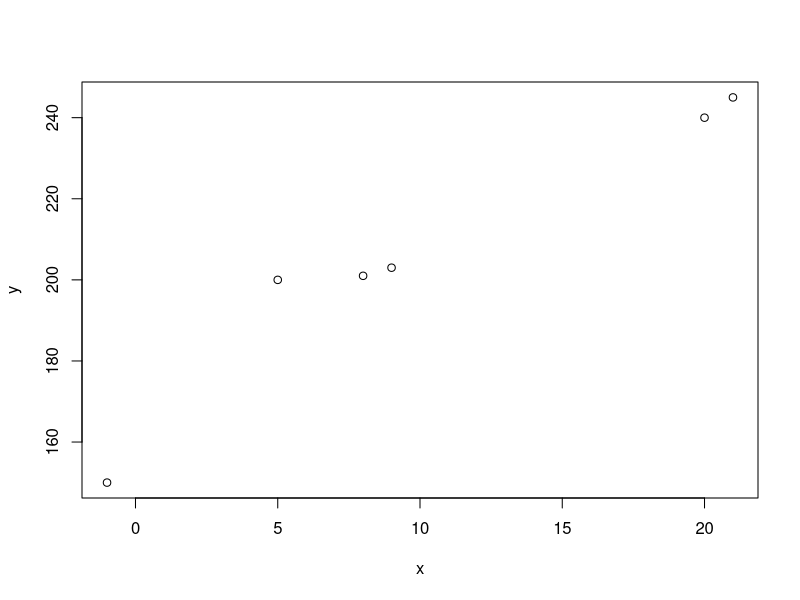

The R script that drew this image:
## ---- chunk 1
## insert your brilliant WORKING code here
x = c(-1,5,8,9,20,21)
y = c(150,200,201,203,240,245)
plot(x, y)
